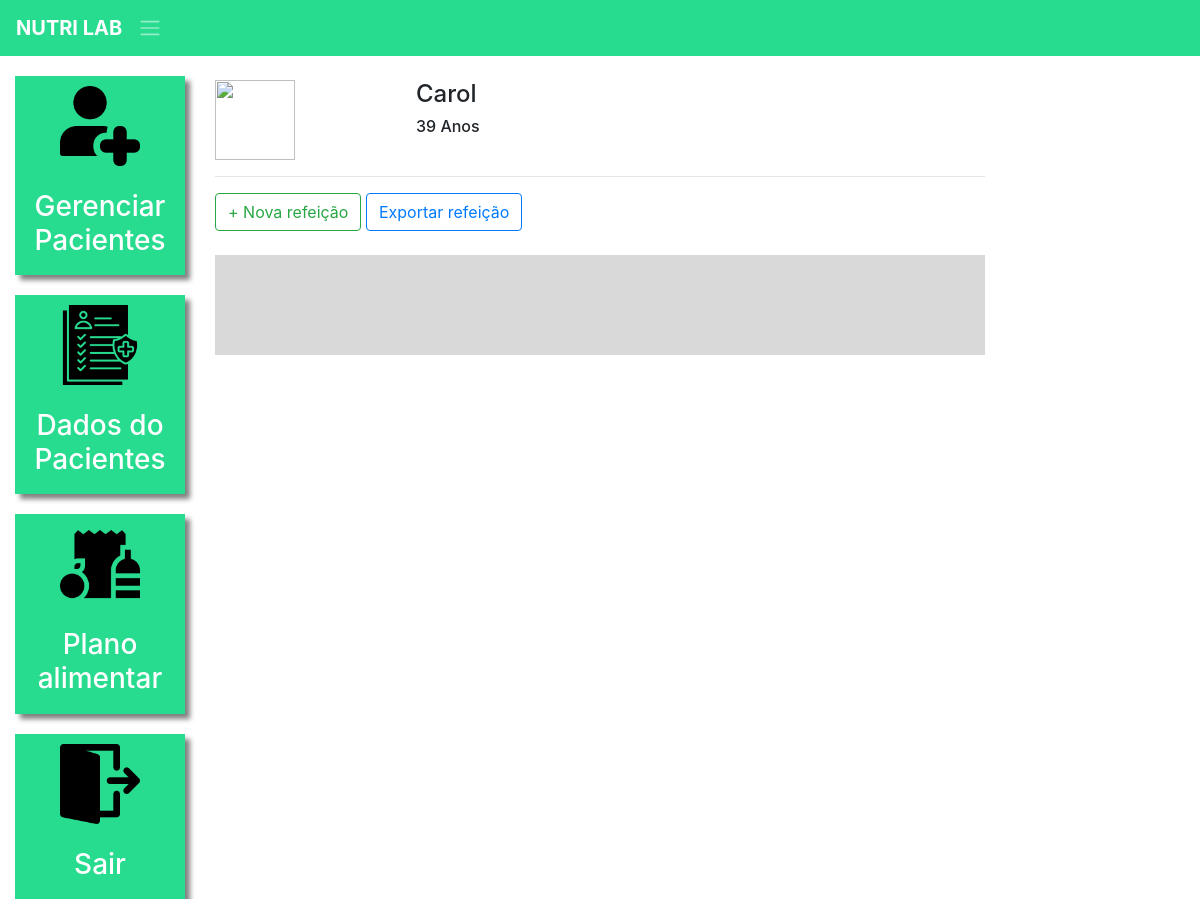
/plano_alimentar/1/ (signed in), run on an earlier commit of the app's database.
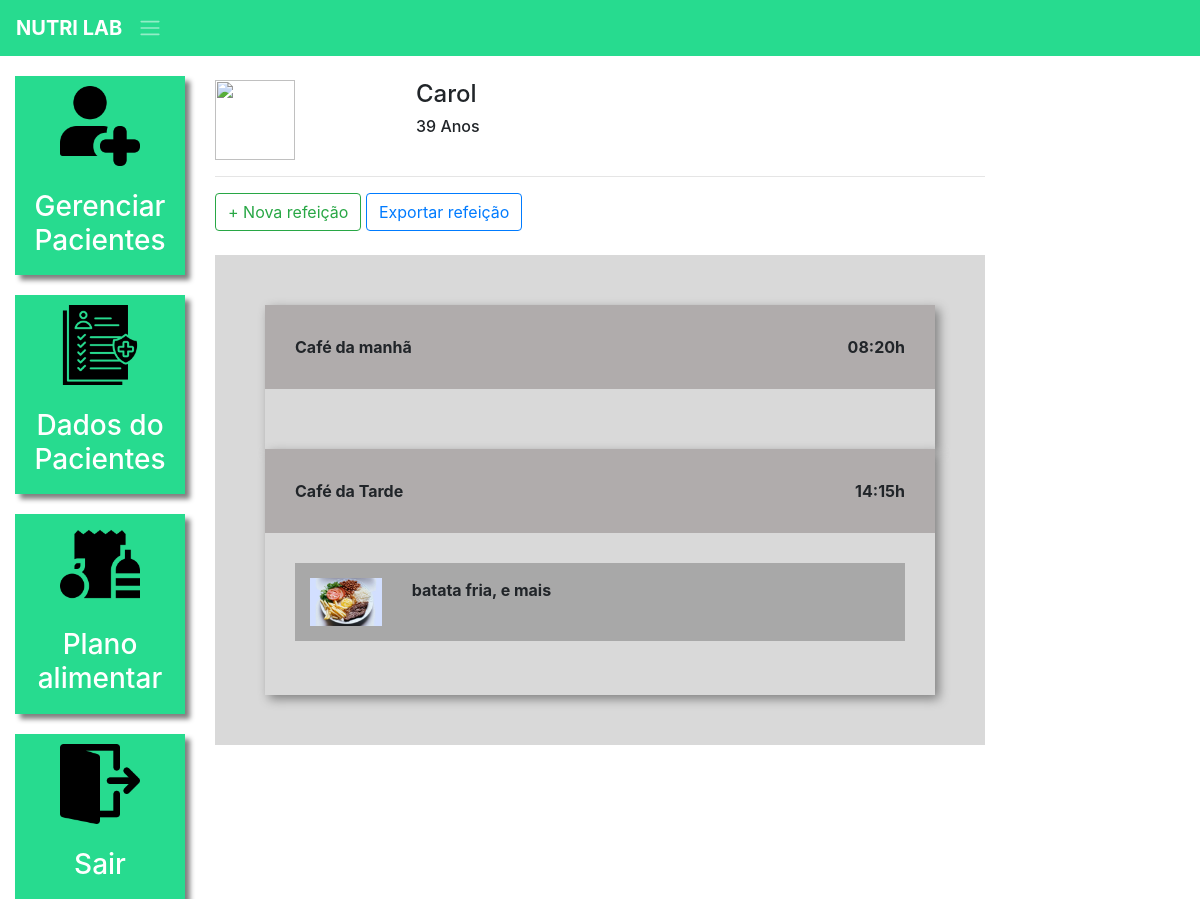
And on a later commit of the database.
### plataforma/models.py (models this page shows, shortened)
class Pacientes(models.Model):
    choices_sexo = (('F', 'Feminino'),
                    ('M', 'Maculino'))
    nome = models.CharField(max_length=50)
    sexo = models.CharField(max_length=1, choices=choices_sexo)
    idade = models.IntegerField()
    email = models.EmailField()
    telefone = models.CharField(max_length=19)
    nutri = models.ForeignKey(User, on_delete=models.CASCADE) # SE UMA NUTRICIONISTA EXCLUIR OS CLIENTES TBM SÃO
    class Meta:
         verbose_name = "Paciente"
         verbose_name_plural = "Pacientes"

class Refeicao(models.Model):
    paciente = models.ForeignKey(Pacientes, on_delete=models.CASCADE)
    titulo = models.CharField(max_length=50)
    horario = models.TimeField()
    carboidratos = models.IntegerField()
    proteinas = models.IntegerField()
    gorduras = models.IntegerField()

class Opcao(models.Model):
    refeicao = models.ForeignKey(Refeicao, on_delete=models.CASCADE)
    imagem = models.ImageField(upload_to="opcao")
    descricao = models.TextField()

### plataforma/views.py (the view)
# urls.py: path('plano_alimentar/<str:id>/', views.plano_alimentar, name="plano_alimentar"),
def plano_alimentar(request, id):
    paciente = get_object_or_404(Pacientes, id=id)
    if not paciente.nutri == request.user:
        messages.add_message(request, constants.ERROR, 'Esse paciente não é seu')
        return redirect('/plano_alimentar_listar/')
    if request.method == "GET":
        r1 = Refeicao.objects.filter(paciente=paciente).order_by('horario')
        opcao = Opcao.objects.all()
        return render(request, 'plano_alimentar.html', {'paciente': paciente, 'refeicao':r1, 'opcao': opcao})

### plataforma/templates/plano_alimentar.html (shortened to what this page needs)
{% extends 'base_plataforma.html' %}
{% load static %}
{% block 'plataforma' %}
<br>
<div class="row">
    <div class="col-md-3">
        {% if paciente.sexo == "M"%}
        <img src="{% static 'plataforma/img/homem.png' %}" width="80" height="80">
        {% else %}
        <img src="{% static 'plataforma/img/feminino.png' %}" width="80" height="80">
        {% endif %}
    </div>
    <div class="col-md-3 dados descricao">
        <h4>{{paciente.nome}}</h4>
        <h6>{{paciente.idade}} Anos</h6>
    </div>
</div>
<hr>
<button type="button" class="btn btn-outline-success" data-toggle="modal" data-target="#modal">
+ Nova refeição
</button>
<button type="button" class="btn btn-outline-primary">
Exportar refeição
</button>
<br>
<br>
<div class="fundo-alimentar">
    {% for re in refeicao %}
        <div class="refeicao">
            <div class="head-refeicao">
                <span>{{re.titulo}}</span>
                <span style="float: right;">{{re.horario}}h</span>
            </div>
            <div class="body-refeicao">
                {% for o1 in opcao %}
                    {% if o1.refeicao == re%}
                        <div class="opcao">
                            <div class="row">
                                <div class="col-md-2">
                                    <img width="100%" src="{{o1.imagem.url}}">
                                </div>
                                <div class="col-md-10">
                                {{o1.descricao}}
                                </div>
                            </div>
                        </div>
                        <br>
                    {% endif %}
                {% endfor %}
            </div>
        </div>
    {% endfor %}
</div>
{% endblock%}

### templates/base_plataforma.html
{% extends 'base.html' %}
{% load static %}
{% block 'head' %}
    <link rel="stylesheet" href="{% static 'plataforma/css/style.css' %}">
    <link rel="stylesheet" href="{% static 'plataforma/css/plano_alimentar.css' %}">
{% endblock %}
{% block 'body' %}
    <div class="container-fluid">
        <div class="row">
            <div class="col-md-2">
                <a href="{% url 'pacientes' %}" class="link-lateral">
                    <div class="card-lateral">
                    <img src="{% static 'plataforma/img/patient.png' %}" width="80" height="80">
                    <br>
                    <br>
                    <h3>Gerenciar Pacientes</h3>
                    </div>
                </a>
                    <a href="{% url 'dados_paciente_listar'%}" class="link-lateral">
                        <div class="card-lateral">
                            <img src="{% static 'plataforma/img/dados.png' %}" width="80" height="80">
                            <br>
                            <br>
                            <h3>Dados do Pacientes</h3>
                        </div>
                    </a>
                    <a href="{% url 'plano_alimentar_listar' %}" class="link-lateral">
                        <div class="card-lateral">
                            <img src="{% static 'plataforma/img/entrega-de-alimentos.png' %}" width="80" height="80">
                            <br>
                            <br>
                            <h3>Plano alimentar</h3>
                        </div>
                    </a>
                    <a href="{% url 'sair' %}" class="link-lateral">
                        <div class="card-lateral">
                            <img src="{% static 'plataforma/img/sair.png' %}" width="80" height="80">
                            <br>
                            <br>
                            <h3>Sair</h3>
                        </div>
                    </a>
            </div>
            <div class="col-md-8">
                {% block 'plataforma' %}
                {% endblock %}
            </div>
        </div>
    </div>
{% endblock%}

### templates/base.html (shortened to what this page needs)
{% load static %}
<!doctype html>
<html lang="pt-BR">
<head>
    {% block 'head' %}{% endblock %}
    <link rel="stylesheet" href="https://cdn.jsdelivr.net/npm/bootstrap@4.6.1/dist/css/bootstrap.min.css">
</head>
<body>
    {% if user.is_authenticated %}
        <nav style="background-color: #27DB8F;" class="navbar navbar-expand-lg navbar-dark">
            <a style="font-weight: bold" class="navbar-brand" href="#">NUTRI LAB</a>
            <span class="navbar-toggler-icon"></span>
        </nav>
    {% endif %}
        {% block 'body' %}{% endblock %}
</body>
</html>

### templates/static/plataforma/css/style.css (style rules this page uses)
.card-lateral { background-color: #27DB8F; margin-top: 20px; padding: 10px; color: white; font-weight: bold; text-decoration: none; text-align: center; box-shadow: 5px 5px 5px gray; }
.dados { font-weight: bold; }
.descricao { margin-left: -12%; }
@media (max-width: 1300px) { .descricao { margin-left: 1px; } }

### templates/static/plataforma/css/plano_alimentar.css (style rules this page uses)
.fundo-alimentar { background-color: #D9D9D9; padding: 50px; }
.refeicao { box-shadow: 4px 4px 10px gray; }
.head-refeicao { background-color: #B0ACAC; padding: 30px; font-weight: bold; }
.body-refeicao { padding: 30px; font-weight: bold; }
.opcao { background-color: #A8A8A8; padding: 15px; }

What changed in the data, as far as the page shows it:
added Refeicao: titulo "Café da manhã", horario "08:20"
added Refeicao: titulo "Café da Tarde", horario "14:15"
added Opcao: imagem (picture), descricao "batata fria, e mais"
